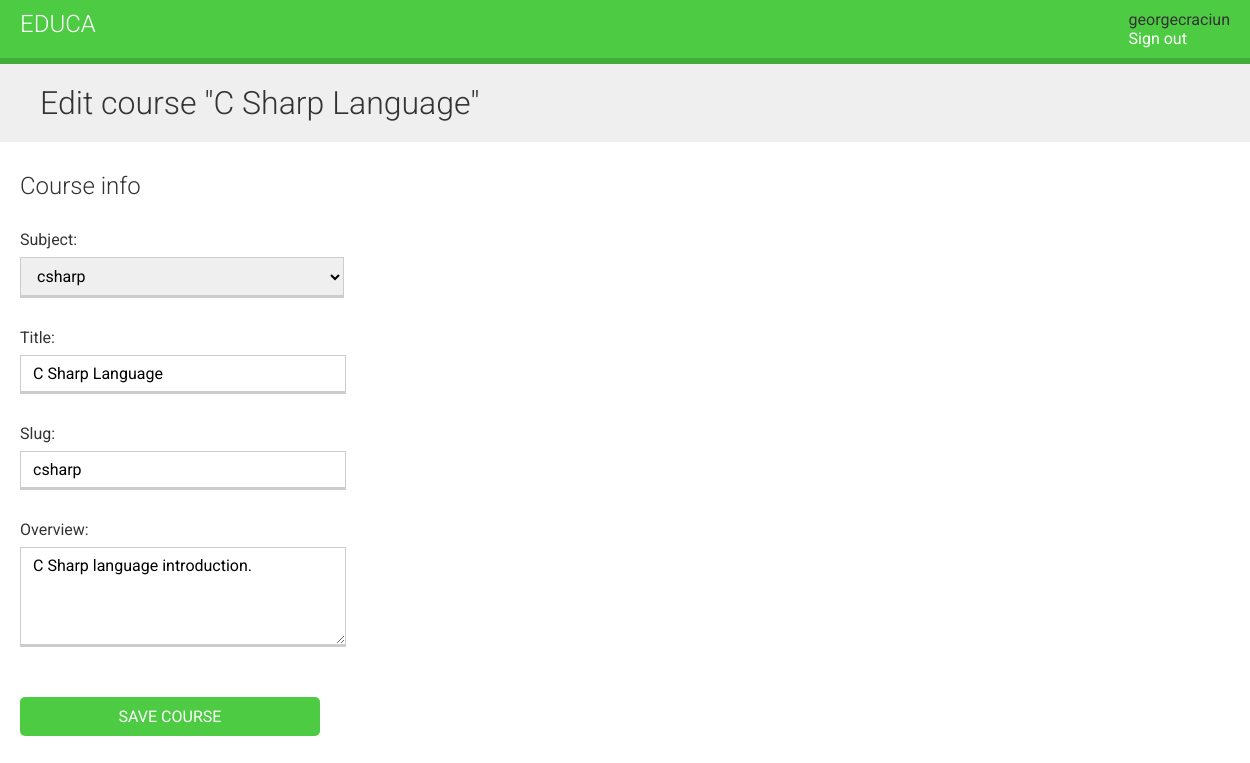
Screenshot of /course/5/edit/ (signed in) with the database file from the repository.
### courses/models.py (models this page shows, shortened)
class Course(models.Model):
    owner = models.ForeignKey(User,
        related_name='courses_created',
        on_delete=models.CASCADE)
    subject = models.ForeignKey(Subject,
    related_name='courses',
    on_delete=models.CASCADE)
    title = models.CharField(max_length=200)
    slug = models.SlugField(max_length=200, unique=True)
    overview = models.TextField()
    created = models.DateTimeField(auto_now_add=True)
    students=models.ManyToManyField(User,related_name='courses_joined',blank=True)
    class Meta:
        ordering = ['-created']

class Subject(models.Model):
    title = models.CharField(max_length=200)
    slug = models.SlugField(max_length=200, unique=True)
    class Meta:
        ordering = ['title']
    def __str__(self):
        return self.title

### courses/views.py (the view)
class CourseUpdateView(OwnerCourseEditMixin, UpdateView):
    permission_required = 'courses.change_course'

### courses/views.py (called while the page is built)
    def get_queryset(self):
        qs = super().get_queryset()
        return qs.filter(owner=self.request.user)

### courses/templates/courses/manage/course/form.html (shortened to what this page needs)
{% extends "base.html" %}
{% block content %}
    <h1>
        {% if object %}
            Edit course "{{ object.title }}"
        {% else %}
            Create a new course
        {% endif %}
    </h1>
    <div class="module">
        <h2>Course info</h2>
        <form method="post">
            {{ form.as_p }}
            <p><input type="submit" value="Save course"></p>
        </form>
    </div>
{% endblock %}

### courses/templates/base.html (shortened to what this page needs)
{% load static %}
<!DOCTYPE html>
<html>
    <head>
        <link href="{% static "css/base.css" %}" rel="stylesheet">
    </head>
    <body>
        <div id="header">
            <a href="/" class="logo">Educa</a>
            <ul class="menu">
            {% if request.user.is_authenticated %}
            <li>{{request.user.username}} </li>
            <li><a href="{% url "logout" %}">Sign out</a></li>
            {% else %}
            <li><a href="{% url "login" %}">Sign in</a></li>
            {% endif %}
            </ul>
        </div>
        <div id="content">
        {% block content %}
        {% endblock %}
        </div>
    </body>
</html>

### courses/static/css/base.css (style rules this page uses)
body { margin:0; font-family:'Roboto', sans-serif; font-weight:400; color:#333; }
a { color:#3fad37; text-decoration:none; }
ul { float:left; }
h1, h2, h3, h4, h5, h6 { font-family:'Roboto', sans-serif; font-weight:300; }
h1 { background:#efefef; width:100%; overflow:auto; padding:20px 0 20px 40px; margin:0; }
.module { padding:10px 20px; float:left; width:600px; }
.module p { margin:10px 0 20px; width:100%; float:left; }
#header { background:#4dcc43; overflow:auto; padding:10px 20px; border-bottom:6px solid #3fad37; }
#header .logo { text-decoration:none; font-family:'Roboto', sans-serif; font-weight:300; text-transform:uppercase; font-size:24px; color:#fff; float:left; }
#header a { color:#fff; }
#header .menu { list-style:none; float:right; margin:0; padding:0; }
form p { overflow:auto; }
label { float:left; clear:both; margin:0 0 8px 0; }
input, select, textarea { border:1px solid #ccc; border-bottom:3px solid #ccc; padding:8px 12px; font-size:16px; font-family:'Roboto', sans-serif; float:left; clear:both; width:300px; }
textarea { height:80px; }
select { width:324px; }
input[type=submit], a.button { border-radius:5px; background:#4dcc43; color:#fff; font-size:16px; text-transform:uppercase; border:none; padding:10px 20px; margin:20px 0; }

### rows the page displays
Course: title "C Sharp Language", subject "csharp", slug "csharp", overview "C Sharp language introduction."
Subject: title "C Sharp Language"

### other values shown
{{ request.user.username }} "georgecraciun"
